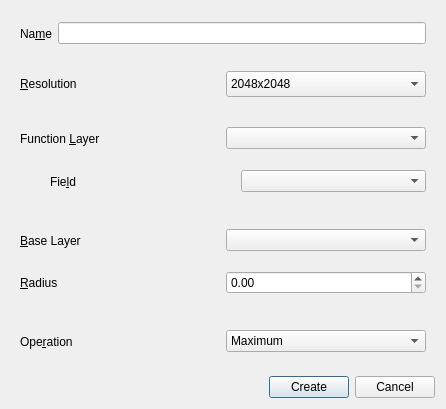
<?xml version="1.0" encoding="UTF-8"?>
<ui version="4.0">
 <class>OperationDialog</class>
 <widget class="QDialog" name="OperationDialog">
  <property name="windowModality">
   <enum>Qt::WindowModal</enum>
  </property>
  <property name="geometry">
   <rect>
    <x>0</x>
    <y>0</y>
    <width>446</width>
    <height>409</height>
   </rect>
  </property>
  <property name="sizePolicy">
   <sizepolicy hsizetype="Preferred" vsizetype="Minimum">
    <horstretch>0</horstretch>
    <verstretch>0</verstretch>
   </sizepolicy>
  </property>
  <property name="minimumSize">
   <size>
    <width>446</width>
    <height>0</height>
   </size>
  </property>
  <property name="windowTitle">
   <string>Compute</string>
  </property>
  <layout class="QVBoxLayout" name="verticalLayout">
   <item>
    <widget class="QWidget" name="nameWidget" native="true">
     <layout class="QHBoxLayout" name="layerNameLayout">
      <item>
       <widget class="QLabel" name="nameLabel">
        <property name="sizePolicy">
         <sizepolicy hsizetype="Preferred" vsizetype="Fixed">
          <horstretch>0</horstretch>
          <verstretch>0</verstretch>
         </sizepolicy>
        </property>
        <property name="maximumSize">
         <size>
          <width>16777215</width>
          <height>40</height>
         </size>
        </property>
        <property name="text">
         <string>Na&amp;me</string>
        </property>
        <property name="buddy">
         <cstring>nameTextEdit</cstring>
        </property>
       </widget>
      </item>
      <item>
       <widget class="QLineEdit" name="nameTextEdit"/>
      </item>
     </layout>
    </widget>
   </item>
   <item>
    <widget class="QWidget" name="resolutionWidget" native="true">
     <layout class="QHBoxLayout" name="resolutionLayout">
      <item>
       <widget class="QLabel" name="resolutionLabel">
        <property name="sizePolicy">
         <sizepolicy hsizetype="Preferred" vsizetype="Preferred">
          <horstretch>0</horstretch>
          <verstretch>0</verstretch>
         </sizepolicy>
        </property>
        <property name="maximumSize">
         <size>
          <width>16777215</width>
          <height>40</height>
         </size>
        </property>
        <property name="text">
         <string>&amp;Resolution</string>
        </property>
        <property name="buddy">
         <cstring>resolutionComboBox</cstring>
        </property>
       </widget>
      </item>
      <item>
       <widget class="QComboBox" name="resolutionComboBox">
        <property name="maximumSize">
         <size>
          <width>16777215</width>
          <height>40</height>
         </size>
        </property>
        <item>
         <property name="text">
          <string>2048x2048</string>
         </property>
        </item>
        <item>
         <property name="text">
          <string>4096x4096</string>
         </property>
        </item>
       </widget>
      </item>
     </layout>
    </widget>
   </item>
   <item>
    <widget class="QWidget" name="functionLayerWidget" native="true">
     <layout class="QHBoxLayout" name="functionLayerLayout">
      <property name="bottomMargin">
       <number>1</number>
      </property>
      <item>
       <widget class="QLabel" name="functionLayerLabel">
        <property name="text">
         <string>Function &amp;Layer</string>
        </property>
        <property name="buddy">
         <cstring>functionLayerComboBox</cstring>
        </property>
       </widget>
      </item>
      <item>
       <widget class="QComboBox" name="functionLayerComboBox"/>
      </item>
     </layout>
    </widget>
   </item>
   <item>
    <widget class="QWidget" name="fieldWidget" native="true">
     <layout class="QHBoxLayout" name="fieldLayout">
      <property name="topMargin">
       <number>1</number>
      </property>
      <item>
       <spacer name="fieldSpacer">
        <property name="orientation">
         <enum>Qt::Horizontal</enum>
        </property>
        <property name="sizeType">
         <enum>QSizePolicy::Fixed</enum>
        </property>
        <property name="sizeHint" stdset="0">
         <size>
          <width>30</width>
          <height>20</height>
         </size>
        </property>
       </spacer>
      </item>
      <item>
       <widget class="QLabel" name="fieldLabel">
        <property name="text">
         <string>Fie&amp;ld</string>
        </property>
        <property name="buddy">
         <cstring>fieldComboBox</cstring>
        </property>
       </widget>
      </item>
      <item>
       <widget class="QComboBox" name="fieldComboBox"/>
      </item>
     </layout>
    </widget>
   </item>
   <item>
    <widget class="QWidget" name="baseLayerWidget" native="true">
     <layout class="QHBoxLayout" name="baseLayerLayout">
      <property name="bottomMargin">
       <number>1</number>
      </property>
      <item>
       <widget class="QLabel" name="baseLayerLabel">
        <property name="text">
         <string>&amp;Base Layer</string>
        </property>
        <property name="buddy">
         <cstring>baseLayerComboBox</cstring>
        </property>
       </widget>
      </item>
      <item>
       <widget class="QComboBox" name="baseLayerComboBox"/>
      </item>
     </layout>
    </widget>
   </item>
   <item>
    <widget class="QWidget" name="radiusWidget" native="true">
     <layout class="QHBoxLayout" name="radiusLayout">
      <property name="topMargin">
       <number>1</number>
      </property>
      <item>
       <widget class="QLabel" name="radiusLabel">
        <property name="text">
         <string>&amp;Radius</string>
        </property>
        <property name="buddy">
         <cstring>radiusSpinBox</cstring>
        </property>
       </widget>
      </item>
      <item>
       <widget class="QDoubleSpinBox" name="radiusSpinBox"/>
      </item>
     </layout>
    </widget>
   </item>
   <item>
    <widget class="QWidget" name="operationWidget" native="true">
     <layout class="QHBoxLayout" name="operationLayout">
      <property name="bottomMargin">
       <number>1</number>
      </property>
      <item>
       <widget class="QLabel" name="operationLayerLabel">
        <property name="text">
         <string>Ope&amp;ration</string>
        </property>
        <property name="buddy">
         <cstring>operationLayerComboBox</cstring>
        </property>
       </widget>
      </item>
      <item>
       <widget class="QComboBox" name="operationLayerComboBox">
        <item>
         <property name="text">
          <string>Maximum</string>
         </property>
        </item>
        <item>
         <property name="text">
          <string>Minimum</string>
         </property>
        </item>
        <item>
         <property name="text">
          <string>Mean</string>
         </property>
        </item>
        <item>
         <property name="text">
          <string>Variance</string>
         </property>
        </item>
        <item>
         <property name="text">
          <string>Standard Deviation</string>
         </property>
        </item>
        <item>
         <property name="text">
          <string>Null</string>
         </property>
        </item>
        <item>
         <property name="text">
          <string>No null</string>
         </property>
        </item>
       </widget>
      </item>
     </layout>
    </widget>
   </item>
   <item>
    <spacer name="verticalSpacer">
     <property name="orientation">
      <enum>Qt::Vertical</enum>
     </property>
     <property name="sizeType">
      <enum>QSizePolicy::Minimum</enum>
     </property>
     <property name="sizeHint" stdset="0">
      <size>
       <width>20</width>
       <height>10</height>
      </size>
     </property>
    </spacer>
   </item>
   <item>
    <layout class="QHBoxLayout" name="horizontalLayout_2">
     <property name="topMargin">
      <number>0</number>
     </property>
     <item>
      <spacer name="horizontalSpacer">
       <property name="orientation">
        <enum>Qt::Horizontal</enum>
       </property>
       <property name="sizeHint" stdset="0">
        <size>
         <width>40</width>
         <height>20</height>
        </size>
       </property>
      </spacer>
     </item>
     <item>
      <widget class="QPushButton" name="buttonCreate">
       <property name="text">
        <string>Create</string>
       </property>
      </widget>
     </item>
     <item>
      <widget class="QPushButton" name="buttonCancel">
       <property name="text">
        <string>Cancel</string>
       </property>
      </widget>
     </item>
    </layout>
   </item>
  </layout>
 </widget>
 <resources/>
 <connections>
  <connection>
   <sender>buttonCreate</sender>
   <signal>released()</signal>
   <receiver>OperationDialog</receiver>
   <slot>accept()</slot>
   <hints>
    <hint type="sourcelabel">
     <x>348</x>
     <y>396</y>
    </hint>
    <hint type="destinationlabel">
     <x>266</x>
     <y>161</y>
    </hint>
   </hints>
  </connection>
  <connection>
   <sender>buttonCancel</sender>
   <signal>released()</signal>
   <receiver>OperationDialog</receiver>
   <slot>reject()</slot>
   <hints>
    <hint type="sourcelabel">
     <x>438</x>
     <y>396</y>
    </hint>
    <hint type="destinationlabel">
     <x>266</x>
     <y>161</y>
    </hint>
   </hints>
  </connection>
 </connections>
</ui>
